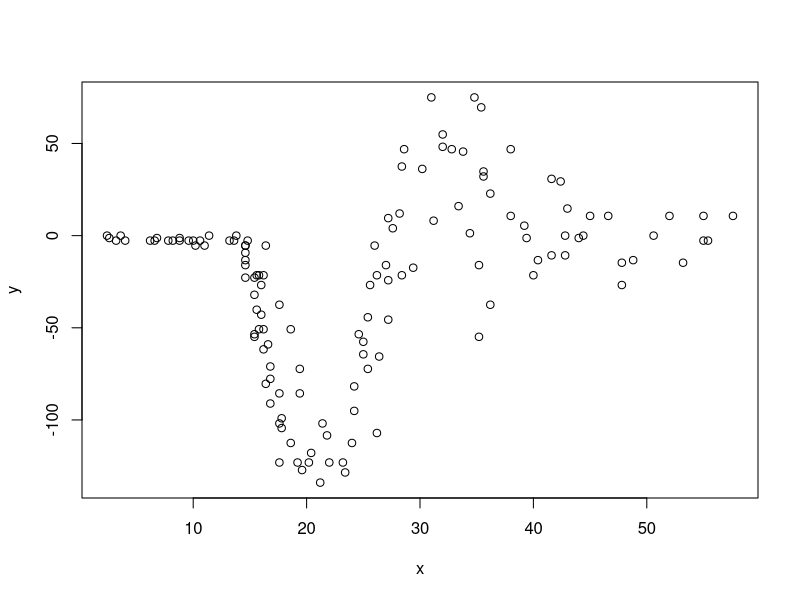
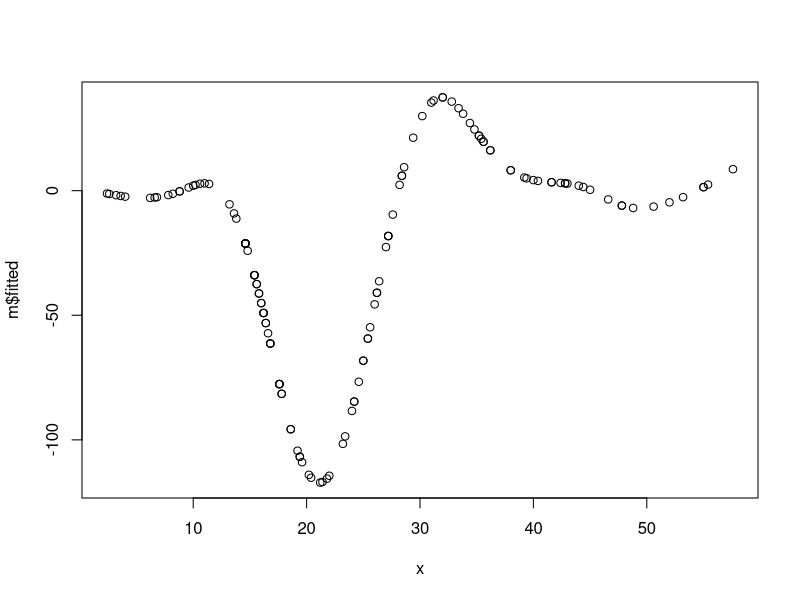
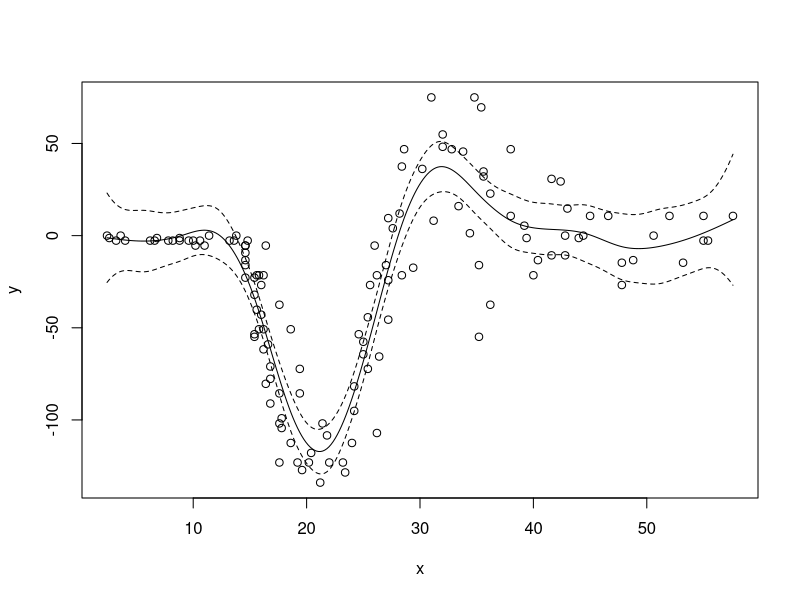
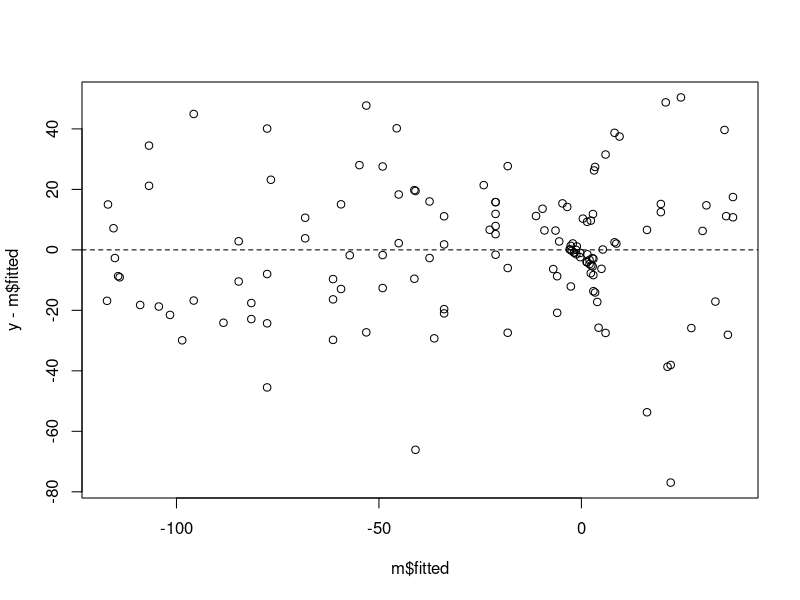
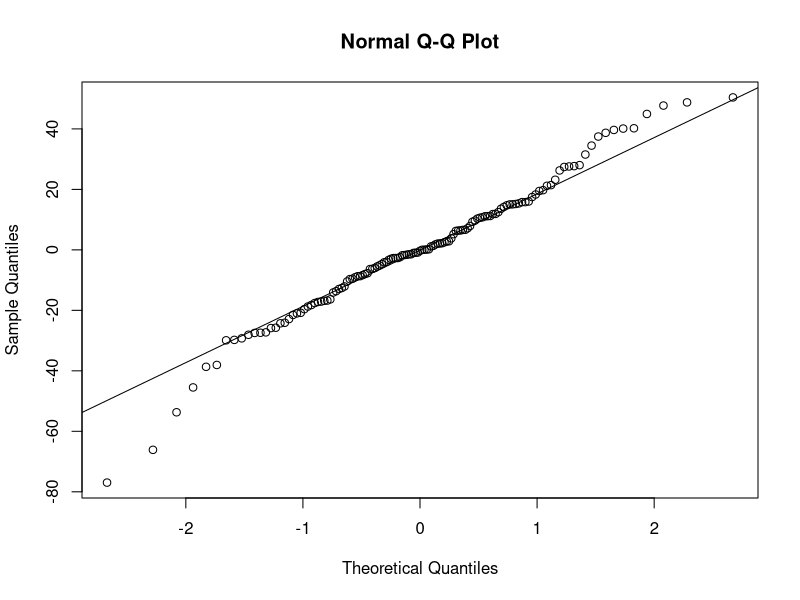

These charts were generated, in order, by the following R code:
library(MASS)
x <- mcycle[,1]
y<- mcycle[,2]


pspline <- function(x,y,k=20,logsp=c(-5,5),bord=3,pord=2,ngrid=100) {
  dk <- diff(range(x))/(k-bord) ## knot spacing
  knots <- seq(min(x)-dk*bord,by=dk,length=k+bord+1)
  X <- splines::splineDesign(knots,x,ord=bord+1,outer.ok=TRUE)
  D <- diff(diag(k),differences=pord)
  
  n <- length(x)
  
  qrx <- qr(X)
  Q <- qr.Q(qrx)
  R <- qr.R(qrx)
  qty=qr.qty(qrx,y)[1:k]
  
  eRD <- tcrossprod(forwardsolve(t(R),t(D))) |> eigen()
  U <- eRD$vectors
  Lambda <- eRD$values
  
  if (length(logsp != 1)) {
    lambda <- seq(logsp[1],logsp[2],length=ngrid) |> exp()
  }
  else lambda <- exp(logsp)
  

  coef <- matrix(0,k,ngrid)
  fitted <- matrix(0,n,ngrid)
  edf <- rep(0,ngrid)
  for (i in 1:ngrid) {
    diag_lambda <- 1/(1+lambda[i]*Lambda)
    
    coef[,i] <- backsolve(R,U %*% (diag_lambda * (t(U) %*% qty)))
    edf[i] <- sum(diag_lambda)
    
  }
  fitted <- X %*% coef
  sig2 <- colSums((y-fitted)^2)/(n-edf)
  gcv <- sig2/(n-edf)
  print(gcv)
  lambda_i <- order(gcv)[1]
  
  temp <- backsolve(R,U %*% ((1/(1+lambda[lambda_i]*Lambda)) * (t(U)))) %*% solve(t(R))
  V <- sig2[lambda_i]*temp
  
  r2 <- 1-(n-1)*sig2[lambda_i]/sum((y-mean(y))^2)
  
  smoother <- list(data=cbind(x,y),ord=c(bord,pord),k=k,knots=knots,coef=coef[,lambda_i],
                   fitted=fitted[,lambda_i],sig2=sig2[lambda_i],edf=edf[lambda_i],
                   rsd=sqrt(sig2[lambda_i]),r2=r2,gcv=gcv[lambda_i],cov=V)
  class(smoother) <- "pspline"
  smoother
}

m <- pspline(x,y)
plot(x,y)
plot(x,m$fitted)

print.pspline <- function(m) {
  cat()
}

predict.pspline <- function(m,x,se=TRUE) {
  Xp <- splines::splineDesign(m$knots,x,ord=m$ord[1]+1,outer.ok=TRUE)
  fitted <- Xp %*% m$coef
  if (se) {
    return(list(fit=fitted,se=rowSums(Xp*(Xp%*%m$cov))^.5))
  }
  else return(fitted)
}

plot.pspline <- function(m) {
  x <- m$data[,1]
  y <- m$data[,2]
  print(min(x))
  xp <- seq(from=min(x),to=max(x),length=300)
  predict <- predict.pspline(m,xp)
  yp <- predict$fit
  se <- predict$se
  print(yp)
  
  ll=yp-qnorm(0.975)*se
  ul=yp+qnorm(0.975)*se
  
  plot(x,y)
  lines(xp,yp)
  lines(xp,ll,lty=2)
  lines(xp,ul,lty=2)
  
  # lo <- loess(y-m$fitted~m$fitted)
  plot(m$fitted,y-m$fitted)
  abline(0,0,lty=2)
  
  qqnorm(y-m$fitted)
  qqline(y-m$fitted)
  
  return(list(ll=ll,ul=ul,x=xp))
  
}
plot.pspline(m)